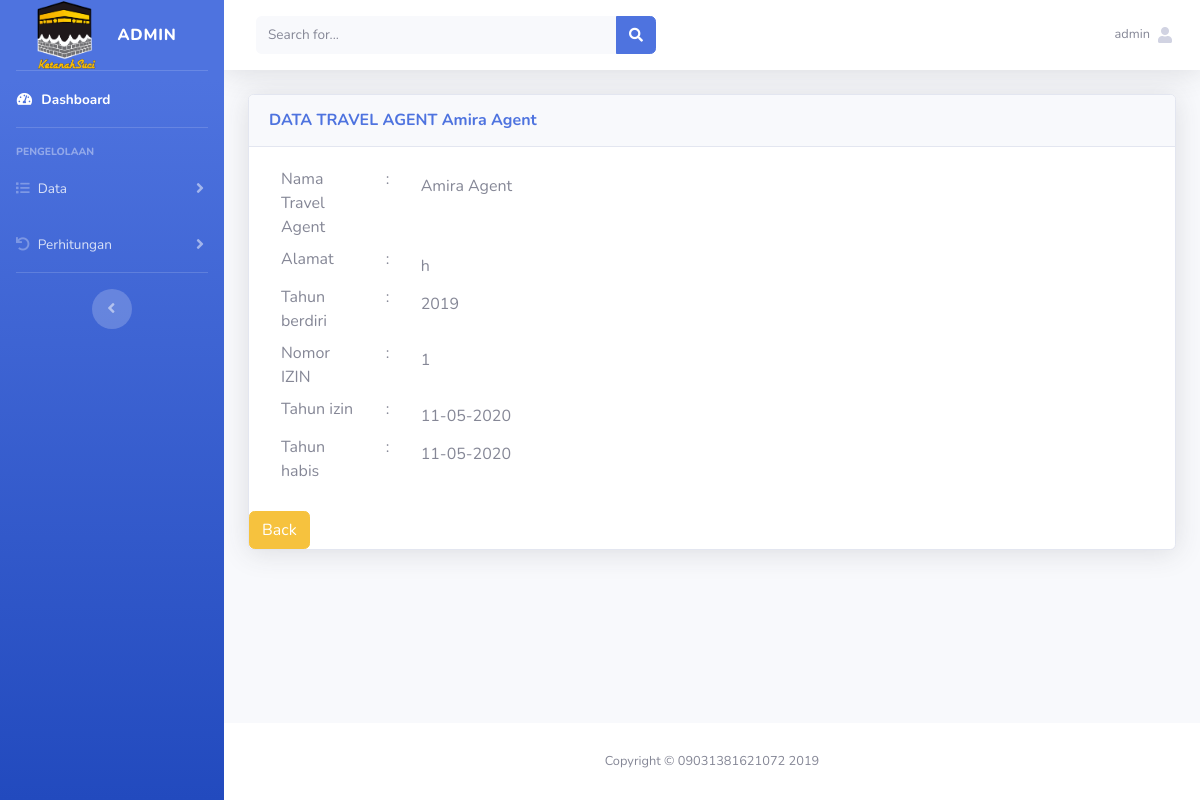
/index.php?url=detail_travel_agent&id=T2 (signed in), run on an earlier commit of the app's database.
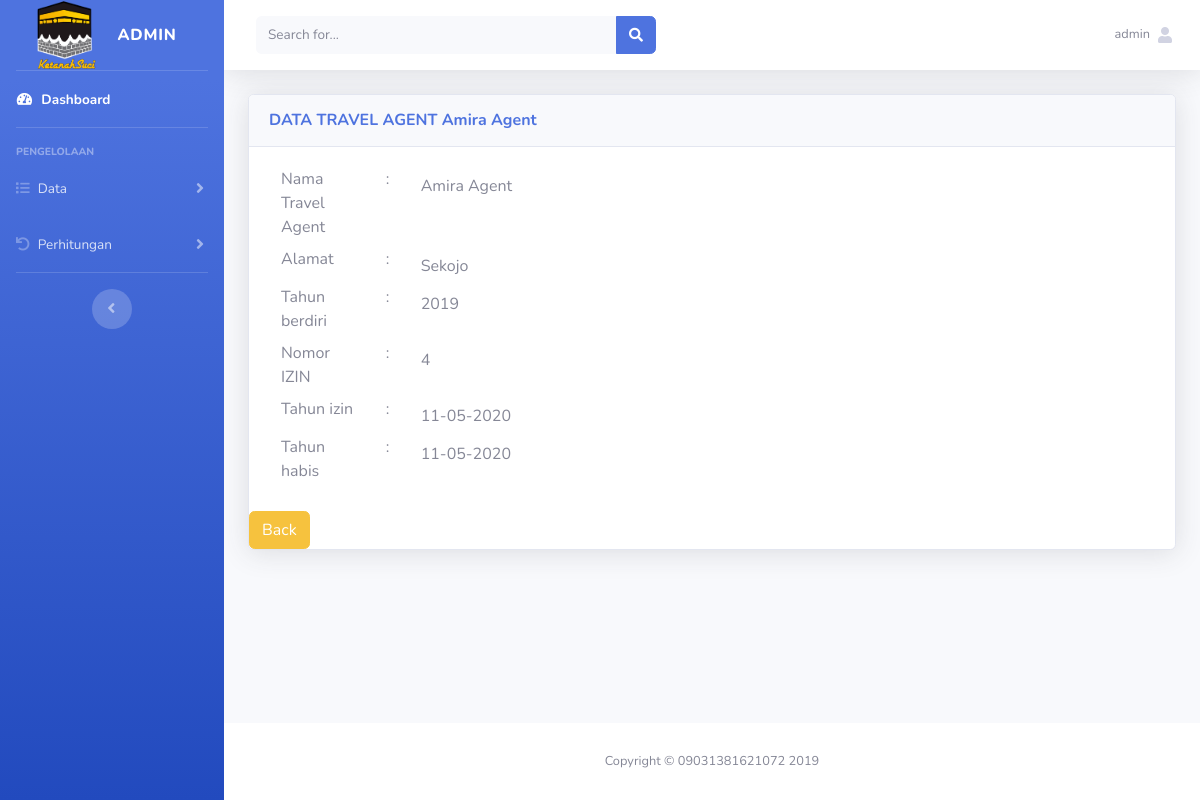
And on a later commit of the database.
### tables this page shows
CREATE TABLE `tbl_agent_travel` (
  `id` int(11) NOT NULL,
  `travel_id` varchar(50) NOT NULL,
  `nama` varchar(50) NOT NULL,
  `alamat` varchar(300) NOT NULL,
  `thn_berdiri` year(4) NOT NULL,
  `thn_izin` year(4) NOT NULL,
  `thn_habis` year(4) NOT NULL,
  `nomor_izin` varchar(50) NOT NULL,
  `punya_izin` enum('IYA','TIDAK') NOT NULL,
  `lokasi` varchar(300) NOT NULL,
  `No_HP` varchar(50) NOT NULL,
  `deskripsi` text NOT NULL,
  `status` varchar(50) NOT NULL
);

### config/routes.php (called while the page is built, shortened)
<?php
$req = [];
$include = [];
if(isset($_GET['url'])){
	switch ($_GET['url']) {
		case 'detail_travel_agent':
			$include[]='halaman/admin/detail.php';
		break;
	}
}else{
	$req[]='config/koneksi.php';
	$req[]='config/pengguna/load_data.php';
	$include[] ='pengguna_dashboard.php';
}
?>

### halaman/admin/detail.php (the view)
<?php
$koneksi = mysqli_connect('localhost','root','','db_spk_tugasakhir(1)') or die(mysqli_error());
	$id = $_GET['id'];
	$sqlagent = "SELECT * FROM `tbl_agent_travel` WHERE `travel_id` ='$id'";
	$datablm = mysqli_query($koneksi,$sqlagent);
	$data = mysqli_fetch_assoc($datablm);
?>
<div class="container-fluid col-xl-12 col-xs-12">
 <div class="card shadow mb-4">
 <div class="card-header py-3">
     <h6 class="m-0 font-weight-bold text-primary"> DATA TRAVEL AGENT <?php echo $data['nama']?></h6>
 </div>
 <div class="card-body">
    <div class="row col-lg-6">
        <div class="col-lg-3">
            <label for="">Nama Travel Agent</label>
        </div>
        <div class="col-lg-1">
            :
        </div>
        <div class="col-lg-7">
        <label for="" class="col-form-label"><?php echo $data['nama'];?></label>
        </div>
    </div>
    <div class="row col-lg-6">
        <div class="col-lg-3">
            <label for="">Alamat</label>
        </div>
        <div class="col-lg-1">
            :
        </div>
        <div class="col-lg-7">
       <label for="" class="col-form-label"><?php echo $data['alamat'];?></label>
        </div>
    </div>
    <div class="row col-lg-6">
        <div class="col-lg-3">
            <label for="">Tahun berdiri</label>
        </div>
        <div class="col-lg-1">
            :
        </div>
        <div class="col-lg-7">
		<label for="" class="col-form-label"><?php echo $data['thn_berdiri'];?></label>
        </div>
    </div>
    <div class="row col-lg-6">
        <div class="col-lg-3">
            <label for="">Nomor IZIN</label>
        </div>
        <div class="col-lg-1">
            :
        </div>
        <div class="col-lg-7">
		<label for="" class="col-form-label"><?php echo $data['nomor_izin'];?></label>
        </div>
	</div>
	<div class="row col-lg-6">
        <div class="col-lg-3">
            <label for="">Tahun izin</label>
        </div>
        <div class="col-lg-1">
            :
        </div>
        <div class="col-lg-7">
		<label for="" class="col-form-label"><?php echo date('d-m-Y', strtotime($data['thn_izin']));?></label>
        </div>
	</div>
	<div class="row col-lg-6">
        <div class="col-lg-3">
            <label for="">Tahun habis</label>
        </div>
        <div class="col-lg-1">
            :
        </div>
        <div class="col-lg-7">
		<label for="" class="col-form-label"><?php echo date('d-m-Y', strtotime($data['thn_habis']));?></label>
        </div>
	</div>
</div>
<a href="index.php?url=data_agent_travel" > <button class="btn btn-warning" >Back</button></a>
</div>
</div>
</div>

### index.php (shortened to what this page needs)
<?php
include 'config/routes.php';
if($_SESSION['level'] == 'admin'){
	   include 'halaman/admin_header.php';
	   } else if ($_SESSION['level'] == 'agent'){
	  include 'halaman/agent_travel_header.php';
	   }
foreach ($include as $key => $value) {
	require_once $value;
}
if($_SESSION['level'] == 'pengguna'){
	include 'halaman/footer_pengguna.php';
}else if($_SESSION['level'] == 'member'){
	include 'halaman/footer_pengguna.php';
}
else{
	include 'halaman/footer.php';
}
?>

What changed in the data, as far as the page shows it:
changed tbl_agent_travel "Amira Agent": alamat "h" → "Sekojo"; nomor_izin "1" → "4"
